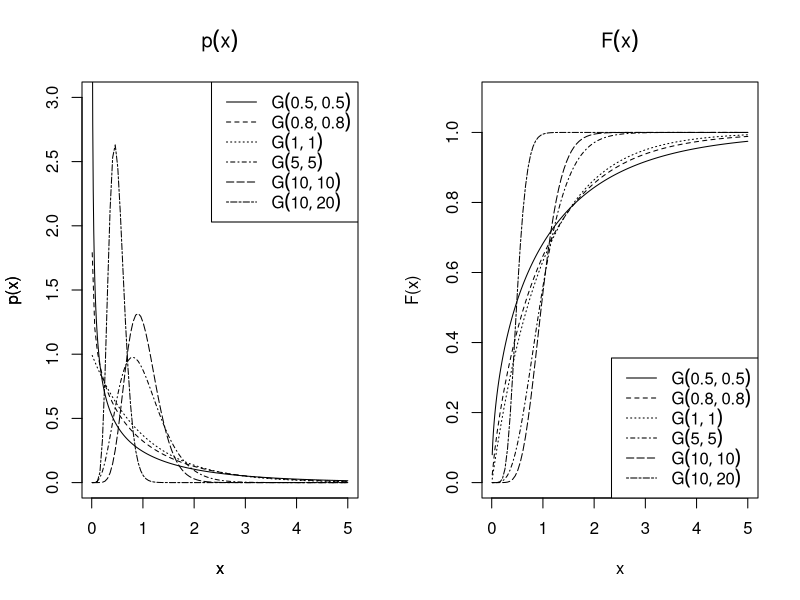

This figure's R source:
# Создаём последовательность случайных чисел
x <- seq(0.01, 5, by=0.01)

# Вычисляем значений плотностей и функций гамма-распределения
y1 <- dgamma(x, 0.5, 0.5)
z1 <- pgamma(x, 0.5, 0.5)

op <- par(mfrow=c(1, 2))

# Строим графики плотностей распределения, создаём легенду, размечаем оси графиков
plot(x, y1, type="l", xlab="x", ylab="p(x)", ylim=c(0, 3))
curve(dgamma(x, 0.8, 0.8), add=T, lty=2)
curve(dgamma(x, 1, 1), add=T, lty=3)
curve(dgamma(x, 5, 5), add=T, lty=4)
curve(dgamma(x, 10, 10), add=T, lty=5)
curve(dgamma(x, 10, 20), add=T, lty=6)
legend("topright", c(expression(G(0.5, 0.5)), expression(G(0.8, 0.8)), expression(G(1, 1)), expression(G(5, 5)), expression(G(10, 10)), expression(G(10, 20))), lty=1:6)
title(main=expression(p(x)), xlab="x", ylab="p(x)")

# Строим графики функций распределения, создаём легенду, размечаем оси графиков
plot(x, z1, type="l", xlab="x", ylab="F(x)", ylim=c(0, 1.1), lty=1)
curve(pgamma(x, 0.8, 0.8), add=T, lty=2)
curve(pgamma(x, 1, 1), add=T, lty=3)
curve(pgamma(x, 5, 5), add=T, lty=4)
curve(pgamma(x, 10, 10), add=T, lty=5)
curve(pgamma(x, 10, 20), add=T, lty=6)
legend("bottomright", c(expression(G(0.5, 0.5)), expression(G(0.8, 0.8)), expression(G(1, 1)), expression(G(5, 5)), expression(G(10, 10)), expression(G(10, 20))), lty=1:6)
title(main=expression(F(x)))

par(op)